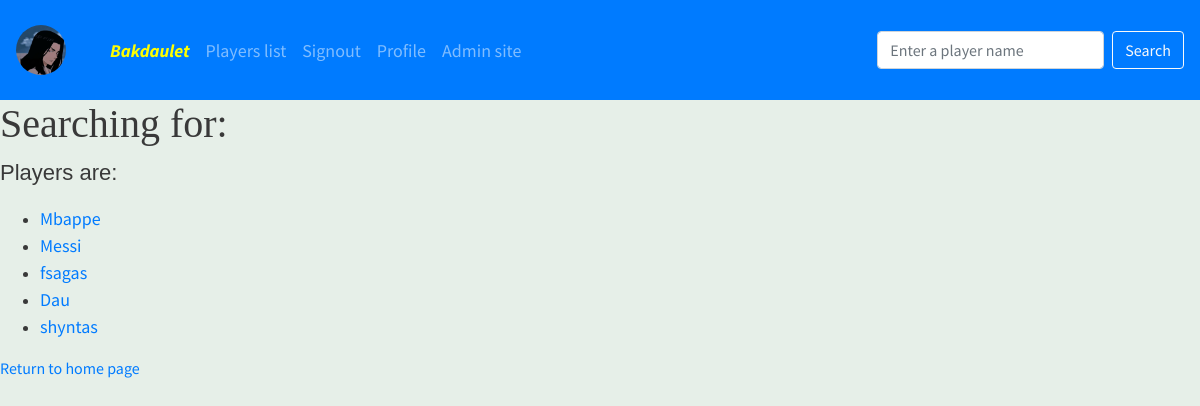
The app's page /search/ (signed in) with its own data.
### doctors/models.py (models this page shows, shortened)
class Footballer(models.Model):
    name = models.CharField(max_length=255)
    price = models.CharField(max_length=255)
    age = models.IntegerField()

### doctors/views.py (the view)
# urls.py: path('search/', views.search),
def search(request):
    name = request.GET.get("name", "")
    data = Footballer.objects.all().filter(name__contains=name).values()
    context = {
        'data': data,
        'name': name,
    }
    return render(request, "pages/search.html", context)

### doctors/templates/pages/search.html
{% extends 'base.html' %}
{% block content %}
    <div>
        <h1>Searching for:  {{ name }}</h1>
        <p style = "font-family: 'Arial Narrow', sans-serif; font-size: 22px">Players are: </p>
        <ul>
            {% for s in data %}
                <li><a style = "font-size: 18px" href="details/{{ s.id }}">{{ s.name }}</a></li>
            {% endfor %}
        </ul>
    </div>
  <p><a href="{% url 'home' %}">Return to home page</a></p>
{% endblock %}

### templates/base.html (shortened to what this page needs)
<!doctype html>
{% load static %}
<html lang="en">
<head>
    <link rel="stylesheet" href="https://stackpath.bootstrapcdn.com/bootstrap/4.4.1/css/bootstrap.min.css"
>
    <link rel="stylesheet" href="https://cdnjs.cloudflare.com/ajax/libs/font-awesome/4.7.0/css/font-awesome.min.css">
    <link rel="stylesheet" href="{% static 'main.css' %}">
</head>
<body>
<nav class="navbar navbar-expand-sm navbar-dark bg-primary position-top">
    <a class="navbar-brand" href="/">{% block brand %}
        {% if uploaded_file_url %}
            <img class="rounded-circle account-img" src="{{ user.profile.image.url }}" style = "border-radius: 50%; height: 50px; width: 50px; margin-right: 20px">
         {% else %}
            <img class="rounded-circle account-img" src="{% static 'default.jpg' %}" style = "border-radius: 50%; height: 50px; width: 50px; margin-right: 20px">
        {% endif %}
        {% endblock %}</a>
    <div class="collapse navbar-collapse" id="navbarSupportedContent">
        <ul class="navbar-nav mr-auto">
            {% if user.is_authenticated %}
            <li class="nav-item" style="color: white"><a class="nav-link" style="font-size: 18px; color: yellow;"><i><strong>{{ user.username }} </strong></i></a></li>
            <li class="nav-item"><a class="nav-link" href="{% url 'all' %}" style="font-size: 18px">Players list</a></li>
            <li class="nav-item"><a class="nav-link" href="{% url 'signout' %}" style="font-size: 18px">Signout</a></li>
            <li class="nav-item"><a class="nav-link" href="/accounts/profile" style="font-size: 18px">Profile</a></li>
            <li class="nav-item"><a class="nav-link" href="/admin" style="font-size: 18px">Admin site</a></li>
            {% endif %}
        </ul>
        <form class="form-inline my-2 my-lg-0" action="/search" id="sch">
            <input class="form-control mr-sm-2" aria-label="Search" type="text" placeholder="Enter a player name"
                   name="name">
            <button class="btn btn-outline-light my-2 my-sm-0" type="submit">Search</button>
        </form>
    </div>
</nav>
{% block content %}{% endblock %}
</body>
</html>

### static/main.css (style rules this page uses)
.navbar { min-height: 100px; font-size: 25px; }
.navbar-brand { font-size: 25px; }
.navbar-brand > img { height: 60px; }
body { font-family: 'Source Sans Pro', sans-serif; background-color: #e6efe8; color: #393939; }
h1, h2, h3, h4, h5, h6 { font-family: 'Libre Baskerville', serif; }

### records on screen
Footballer: name "Mbappe"
Footballer: name "Messi"
Footballer: name "fsagas"
Footballer: name "Dau"
Footballer: name "shyntas"

### other values on screen
{{ user.username }} "Bakdaulet"
